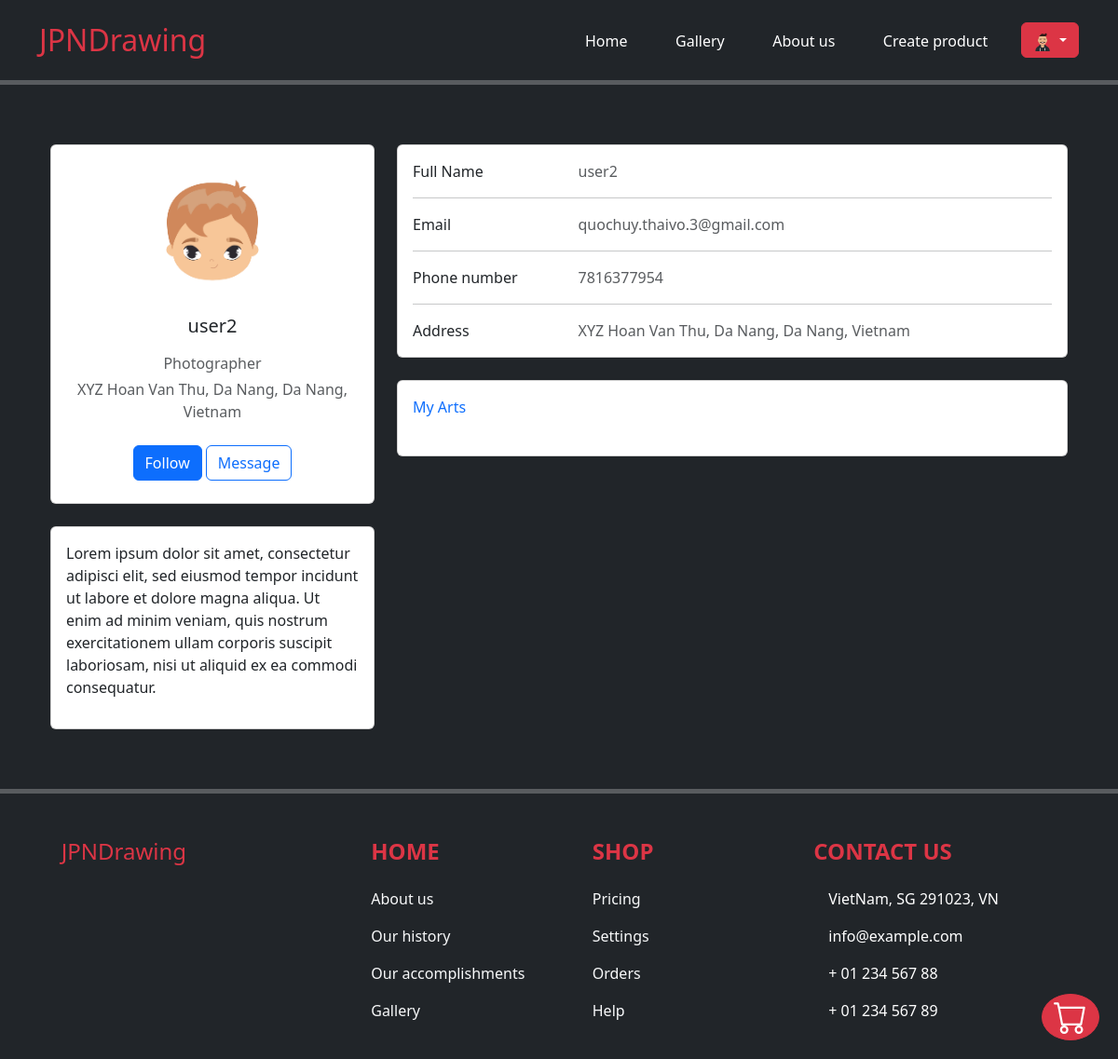
Before: /profile/3 (signed in) with the older database file.
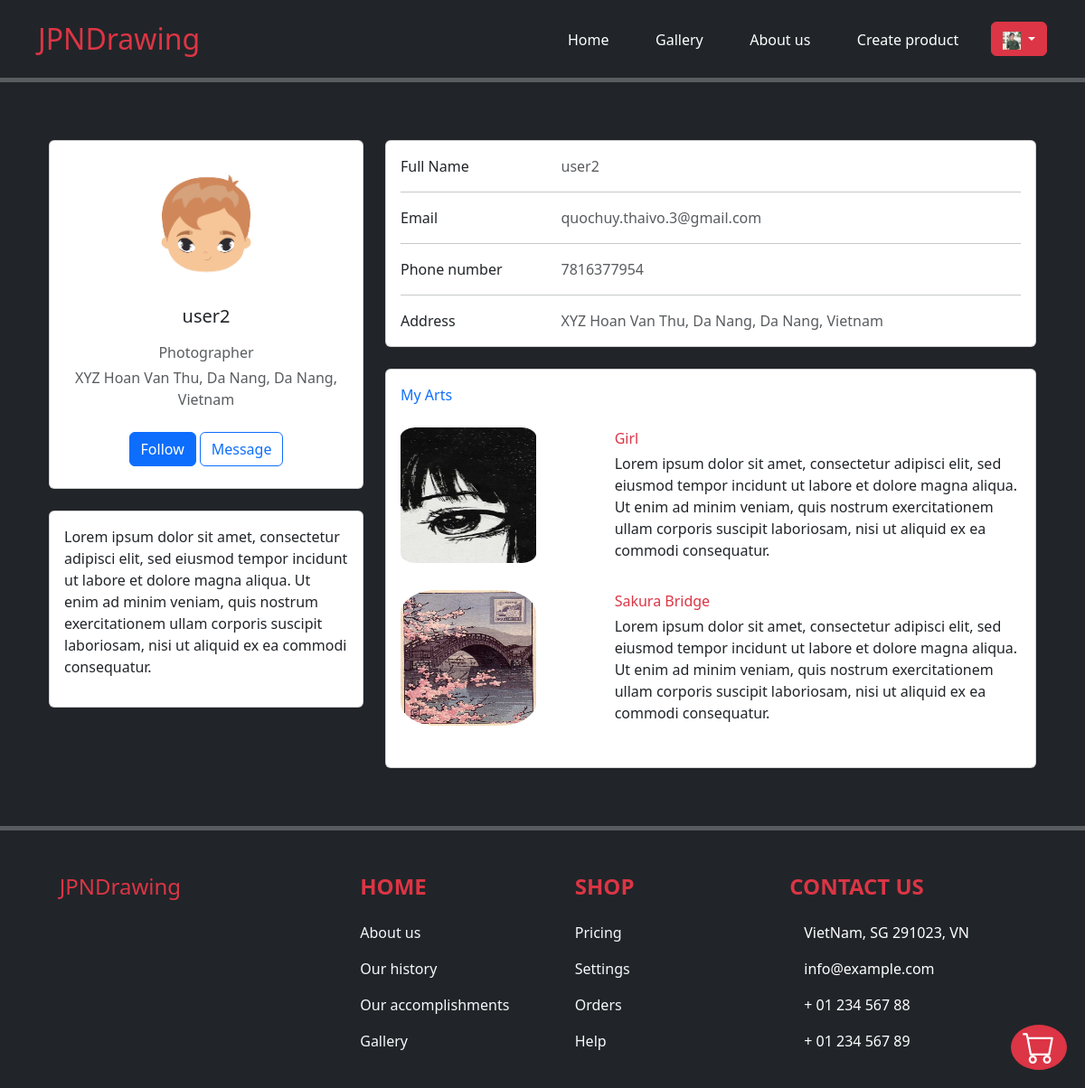
After: the same page with the newer database file.
### exe201/models.py (models this page shows, shortened)
class User(db.Model, UserMixin):
    id = db.Column(db.Integer(), primary_key = True)
    username = db.Column(db.String(length=30), nullable = False, unique = True)
    email_address = db.Column(db.String(length=50), nullable = False, unique = True)
    image_link = db.Column(db.String(length = 300), nullable = True, default = '/profile_img/default.webp')
    password_hash = db.Column(db.String(length=60), nullable = False)
    @property
    def password(self):
        return self.password

class Product(db.Model):
    id = db.Column(db.Integer(), primary_key = True)
    name = db.Column(db.String(length = 30), nullable = False)
    image_link = db.Column(db.String(length = 300), nullable = True, default = 'meme_1.jpg')
    price = db.Column(db.Integer(), nullable = False)
    description = db.Column(db.String(length = 1000), nullable = True)
    creator = db.Column(db.Integer(), db.ForeignKey('artist.id'))

### exe201/routes.py (the view)
@app.route('/profile/<int:user_id>')
@login_required
def profile_page(user_id):
    user_profile = Profile.query.filter_by(user_id=user_id).first()
    user_email_address = User.query.filter_by(id=user_id).first().email_address
    user_role = Artist.query.filter_by(user_id=user_id).first()
    if user_role:
        user_role = user_role.role
    else:
        user_role = 'Customer'
    artist_products = None
    if Artist.query.filter_by(user_id=user_id).first():
        artist_products = Product.query.filter_by(creator=user_id).all()
        return render_template('profile.html', user_profile = user_profile, user_email_address = user_email_address, user_role = user_role, artist_products = artist_products)
    return render_template('profile.html', user_profile = user_profile, user_email_address = user_email_address, user_role = user_role)

### exe201/models.py (called while the page is built)
@login_manager.user_loader
def load_user(user_id):
    return User.query.get(int(user_id))

### exe201/templates/profile.html (shortened to what the changed rows need)
{% extends 'base.html' %}
{% block body %}
<div class="container">
    <div class="container py-5">
        <div class="row">
            <div class="col-lg-8">
                {% if artist_products != null %}
                <div class="row">
                    <div class="col-md-12">
                        <div class="card mb-4 mb-md-0">
                            <div class="card-body">
                                {% for product in artist_products %}
                                <div class="row pb-3">
                                    <div class="col-md-4">
                                        <img class="img-fluid rounded mb-3 mb-md-0" src="{{ url_for('static', filename = product.image_link)}}" alt="{{ product.name }}" style="height: 150px; width: 150px;">
                                    </div>
                                    <div class="col-md-8">
                                        <p class="mb-1 text-danger font-weight-semibold">{{ product.name }}</p>
                                        <p class="mb-3">{{ product.description }}</p>
                                    </div>
                                </div>
                                {% endfor %}
                            </div>
                        </div>
                    </div>
                </div>
                {% else %}
                <div class="row">
                    <div class="col-md-12">
                        <img class="w-100 h-75 rounded" src="{{ url_for('static', filename='img/background.jpeg')}}" alt="Background">
                    </div>
                </div>
                {% endif %}
            </div>
        </div>
    </div>
</div>
{% endblock %}

### exe201/templates/base.html (shortened to what this page needs)
<!doctype html>
<html lang="en">
<head>
  <link href="https://cdn.jsdelivr.net/npm/bootstrap@5.3.0/dist/css/bootstrap.min.css" rel="stylesheet">
</head>
<body class="bg-dark" style="padding-top: 2%; color: white">
  <div class="container">
    <div class="row align-items-start">
      <div class="col">
        <h2 class="text_left text-danger">JPNDrawing</h2>
      </div>
      <div class="col">
        <ul class="nav justify-content-between navbar-light">
          <li class="nav-item">
            <a class="nav-link active" aria-current="page" style="color:white !important"
              href="{{ url_for('home_page') }}">Home</a>
          </li>
          <li class="nav-item">
            <a class="nav-link" style="color:white !important" href="{{ url_for('gallery_page') }}">Gallery</a>
          </li>
          <li class="nav-item">
            <a class="nav-link" style="color:white !important" href="{{ url_for('about_us_page') }}">About us</a>
          </li>
          {% if current_user.is_authenticated %}
          <li class="nav-item">
            <a class="nav-link" style="color:white !important" href="{{ url_for('create_product_page') }}">Create
              product</a>
          </li>
          <div class="dropdown">
            <a class="btn btn-danger dropdown-toggle" href="#" role="button" id="dropdownMenuLink"
              data-bs-toggle="dropdown" aria-expanded="false">
              <img class="img-circle" src="{{ url_for('static', filename = current_user.image_link)}}"
                style="height: 20px; width: 20px;">
            </a>
          </div>
          {% endif %}
        </ul>
      </div>
    </div>
  </div>
  <hr style="border-top: 5px solid white;">
  {% block body %}
  {% endblock %}
  <hr style="border-top: 5px solid white;">
  {% if current_user.is_authenticated %}
  <a class="btn btn-danger rounded-circle position-fixed" style="bottom: 20px; right: 20px;"
    href="{{ url_for('cart_page') }}">
  </a>
  {% endif %}
  <footer class="text-center text-lg-start text-white position: relative min-height: 100vh">
    <section class="">
      <div class="container text-center text-md-start mt-5">
        <div class="row mt-3">
          <div class="col-md-3 col-lg-4 col-xl-3 mx-auto mb-4">
            <h4 class="mb-4 text-danger">
              JPNDrawing
            </h4>
          </div>
          <div class="col-md-3 col-lg-2 col-xl-2 mx-auto mb-4">
            <h4 class="text-uppercase fw-bold mb-4 text-danger">
              Home
            </h4>
            <p>
              <a href="#!" class="text-decoration-none text-light">About us</a>
            </p>
            <p>
              <a href="#!" class="text-decoration-none text-light">Our history</a>
            </p>
            <p>
              <a href="#!" class="text-decoration-none text-light">Our accomplishments</a>
            </p>
            <p>
              <a href="#!" class="text-decoration-none text-light">Gallery</a>
            </p>
          </div>
          <div class="col-md-3 col-lg-2 col-xl-2 mx-auto mb-4">
            <h4 class="text-uppercase fw-bold mb-4 text-danger">
              Shop
            </h4>
            <p>
              <a href="#!" class="text-decoration-none text-light">Pricing</a>
            </p>
            <p>
              <a href="#!" class="text-decoration-none text-light">Settings</a>
            </p>
            <p>
              <a href="#!" class="text-decoration-none text-light">Orders</a>
            </p>
            <p>
              <a href="#!" class="text-decoration-none text-light">Help</a>
            </p>
          </div>
          <div class="col-md-4 col-lg-3 col-xl-3 mx-auto mb-md-0 mb-4">
            <h4 class="text-uppercase fw-bold mb-4 text-danger">Contact us</h4>
            <p> VietNam, SG 291023, VN</p>
            <p>
              info@example.com
            </p>
            <p> + 01 234 567 88</p>
            <p> + 01 234 567 89</p>
          </div>
        </div>
      </div>
    </section>
  </footer>
</html>

Changed rows visible on the page:
changed User (number 1 of 2 on the later page): image_link: picture added in place of a placeholder
now on this page (row edited): Product: image_link (picture), name "Girl", description "Lorem ipsum dolor sit amet, consectetur adipisci elit, sed eiusmod tempor incidunt ut labore et dolore magna aliqua. Ut enim ad minim veniam, quis nostrum exercitationem ullam corporis suscipit laboriosam, nisi ut aliquid ex ea commodi consequatur."
now on this page (row edited): Product: image_link (picture), name "Sakura Bridge", description "Lorem ipsum dolor sit amet, consectetur adipisci elit, sed eiusmod tempor incidunt ut labore et dolore magna aliqua. Ut enim ad minim veniam, quis nostrum exercitationem ullam corporis suscipit laboriosam, nisi ut aliquid ex ea commodi consequatur."
